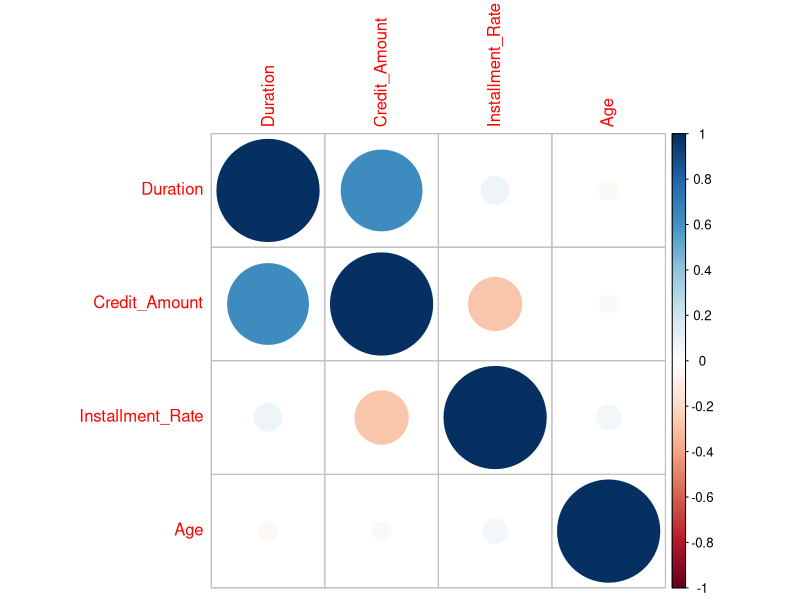
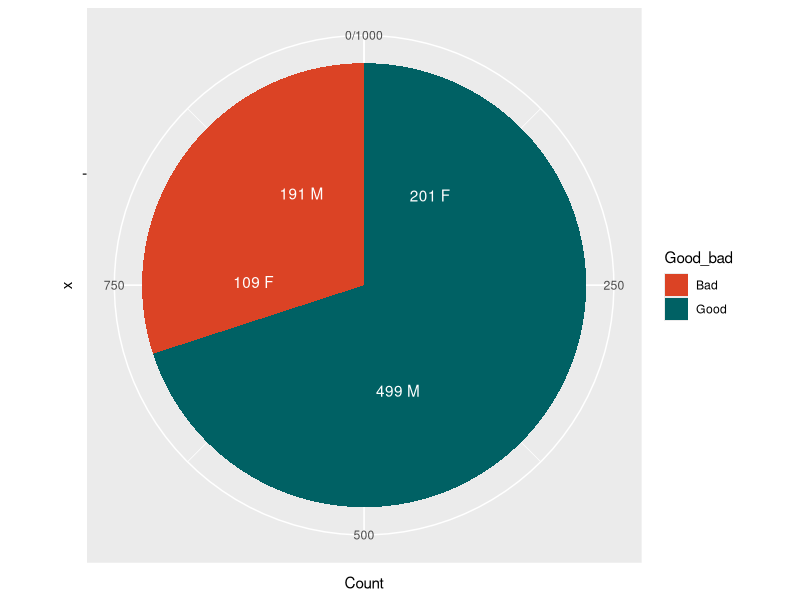
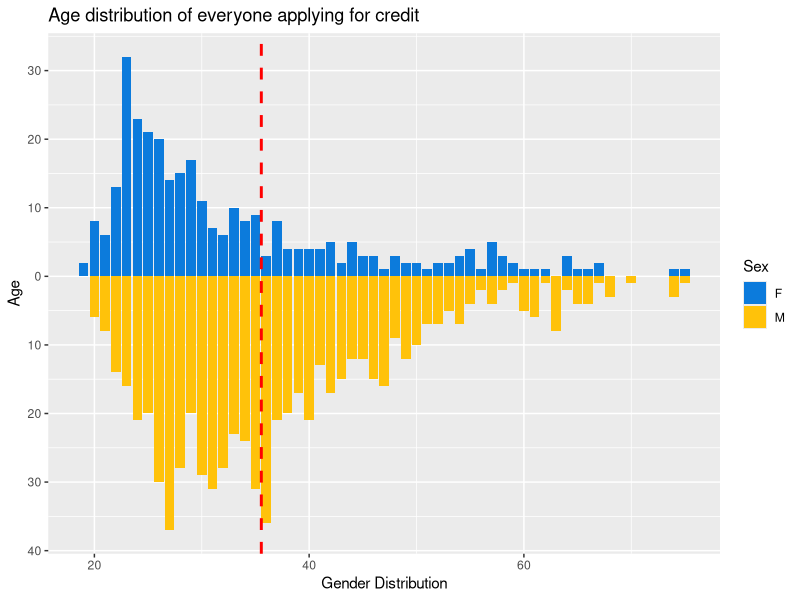
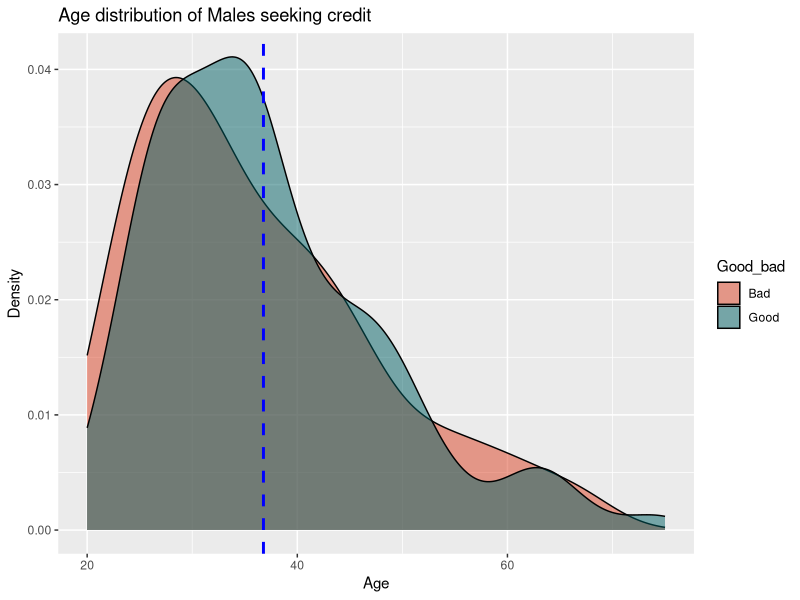
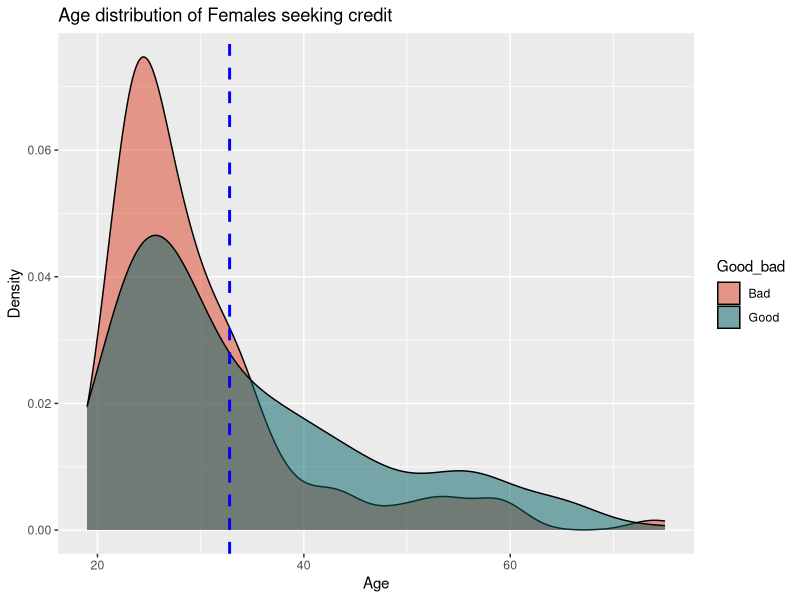
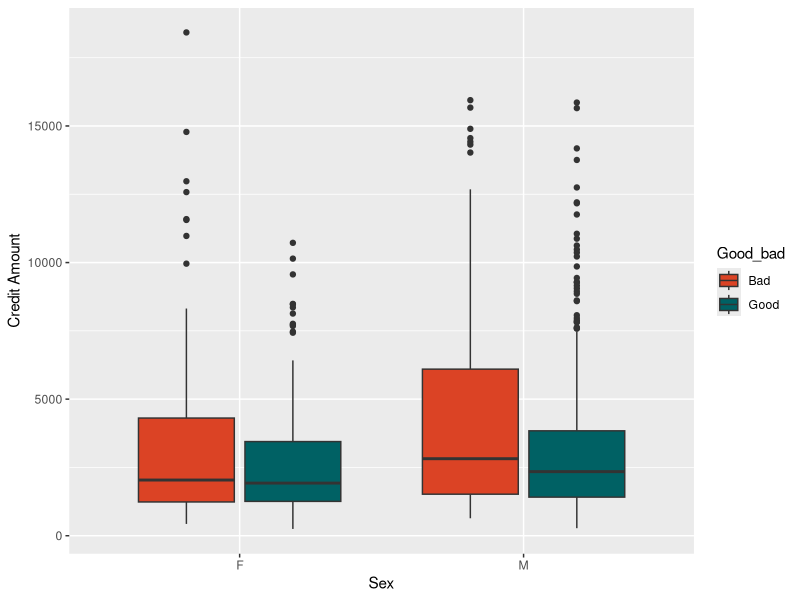
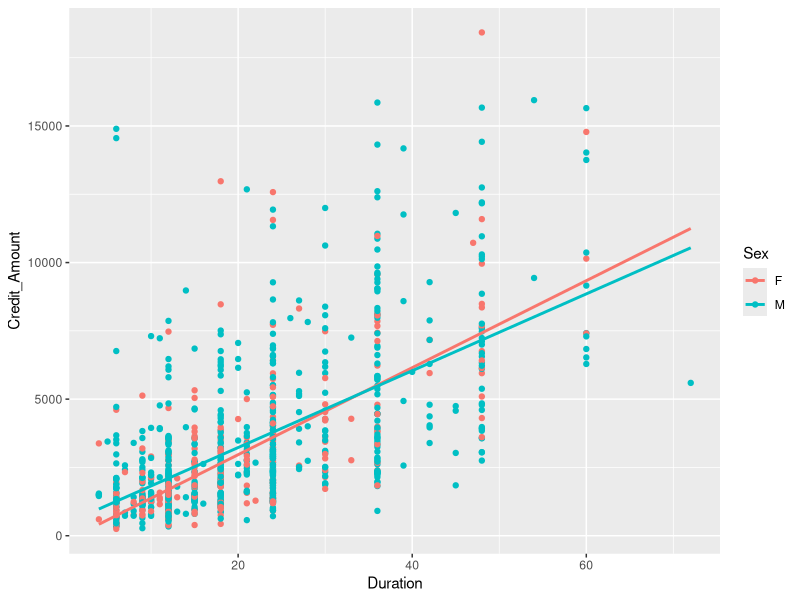
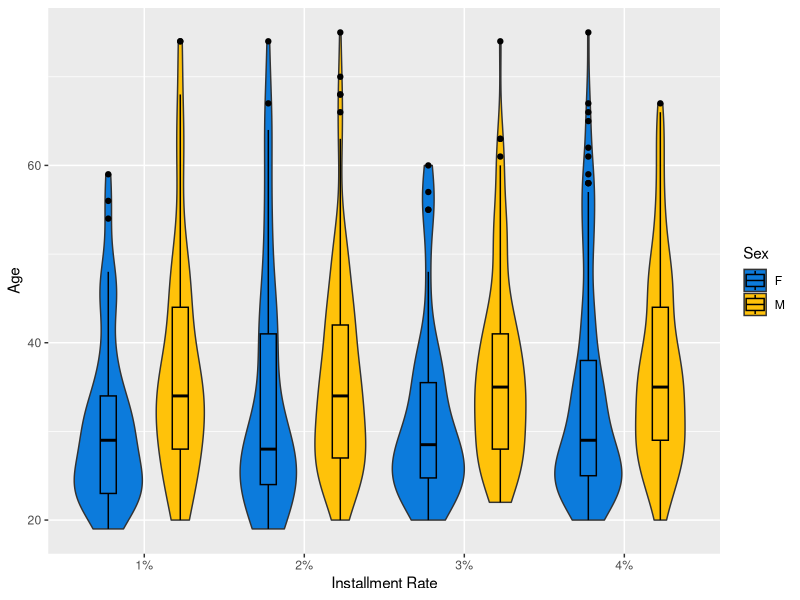

Reproduce these figures in R, in order.
## ---- chunk 1
knitr::opts_chunk$set(echo = TRUE)
## ---- chunk 2
#install.packages("readxl","dplyr","corrplot","ggplot2",'tidyr',"stringr","gridExtra")

library(readxl)
library(dplyr)
library(corrplot)
library(ggplot2)
library(tidyr)
library(stringr)
library(gridExtra)
## ---- chunk 3

german_data <- read_excel("german data.xlsx")

colnames(german_data) = c("Checking_Account","Duration","Credit_History","Purpose","Credit_Amount","Savings_Account","Present_Employement","Installment_Rate","Personal_Status","Guarantors","Residence_Since","Property","Age","Other_Installment_Plan","Housing","Existing_Credit","Job","Dependents","Telephone","Foreign_Worker","Good_bad")


german_data$Good_bad[german_data$Good_bad == 2] <- "Bad"
german_data$Good_bad[german_data$Good_bad == 1] <- "Good"

german_data$Sex[german_data$Personal_Status == "A91" | german_data$Personal_Status == "A93" | german_data$Personal_Status == "A94"] <- "M"
german_data$Sex[german_data$Personal_Status == "A92" | german_data$Personal_Status == "A95"] <- "F"

#german_data$Income = round((german_data$Credit_Amount/german_data$Duration)*(100/german_data$Installment_Rate))

german_data$Age_Category[german_data$Age < 31] <- "Young"
german_data$Age_Category[german_data$Age >30 & german_data$Age < 41] <- "Middle_Age"
german_data$Age_Category[german_data$Age >40 & german_data$Age < 61] <- "Adults"
german_data$Age_Category[german_data$Age >60] <- "Seniors"

german_data_f <- subset(german_data,Sex == "F")
german_data_m <- subset(german_data,Sex == "M")

#converting numerical data to categorical data for box plot
german_data$Installment_Rate_Cat <- paste("B", german_data$Installment_Rate)


german_df <- as.data.frame(
  cbind(
    lapply(
      lapply(german_data, is.na), sum)
    )
  )
colnames(german_df) <- c('Number of Null Values in Column')
rownames(subset(german_df, german_df$nullvalues != 0))
View(german_df)

## ---- chunk 4
library(corrplot)
df <- select(german_data, Duration, Credit_Amount, Installment_Rate, Age)
corrplot(cor(df[,1:4]), method = "circle")

## ---- chunk 5
library(dplyr)
library(ggplot2)
library(tidyr)
library(stringr)

df <- german_data %>% 
   group_by(Good_bad, Sex) %>% 
   summarise(Count = n())

ggplot(df, aes(x = "", y = Count ,fill = Good_bad)) + 
  geom_bar(width = 1, stat = "identity") +
  geom_text(aes(label = paste(Count,Sex)), position = position_stack(vjust = 0.5), color = "white") +
  scale_fill_manual(values = c("#DB4325","#006164")) +
  coord_polar(theta = "y")
## ---- chunk 6
library(ggplot2)
library(dplyr)

pm <- ggplot(german_data_m, aes(Age, fill = Good_bad)) + 
  geom_density(alpha=.5) +
  scale_fill_manual(values = c("#DB4325","#006164")) +
  labs(x = "Age", y = "Density", title = "Age distribution of Males seeking credit") + 
  geom_vline(aes(xintercept=mean(Age)), color="blue", linetype="dashed", size=1)

pf <- ggplot(german_data_f, aes(Age, fill= Good_bad)) + 
  geom_density(alpha=.5) +    
  scale_fill_manual(values = c("#DB4325","#006164")) +
  labs(x = "Age", y = "Density", title = "Age distribution of Females seeking credit") + 
  geom_vline(aes(xintercept=mean(Age)), color="blue", linetype="dashed", size=1)

p <- ggplot(german_data,aes(x=Age ,fill = Sex)) + 
  geom_bar(data=subset(german_data, Sex == "F")) + 
  geom_bar(data=subset(german_data, Sex == "M"),aes(y=..count..*(-1))) + 
  scale_y_continuous(breaks=seq(-40,40,10),labels=abs(seq(-40,40,10))) + 
  scale_fill_manual(values = c("#0C7BDC","#FFC20A")) +
  labs( x= "Gender Distribution", y = "Age", title = "Age distribution of everyone applying for credit") + 
  geom_vline(aes(xintercept=mean(Age)), color="Red", linetype="dashed", size=1)
p
pm
pf

## ---- chunk 7
library(ggplot2)
p2 <- ggplot(german_data,aes(x = Sex, y = Credit_Amount, fill = Good_bad)) + 
   geom_boxplot() +
   labs(y = "Credit Amount") +
   scale_fill_manual(values = c("#DB4325","#006164"))
p2

## ---- chunk 8
library(ggplot2)

ggplot(german_data, aes(x = Duration, y = Credit_Amount, color = Sex)) +
  geom_point() + 
 #geom_smooth(se = FALSE)
  geom_smooth(method=lm, se=FALSE, fullrange = TRUE)
## ---- chunk 9
library(ggplot2)

ggplot(german_data, aes(x = Installment_Rate_Cat, y = Age, fill = Sex)) + 
  geom_violin() + 
  geom_boxplot(color="Black", width=0.2, position = position_dodge(0.9)) +
    scale_fill_manual(values = c("#0C7BDC","#FFC20A")) +
  labs(x = "Installment Rate", y = "Age") +
  scale_x_discrete(limits = c("B 1","B 2","B 3","B 4"),
                   labels = c("1%", "2%", "3%","4%"))

## ---- chunk 10
library(ggplot2)
library(dplyr)
df <- german_data%>% 
  subset(Age_Category == "Young") %>%
  group_by(Property, Sex) %>%
  dplyr::summarise(count = n())
ggplot(df, aes(x = Sex, y = count, fill = Property)) + 
geom_bar(stat = "identity", position = "fill")
## ---- chunk 11
library(ggplot2)
library(dplyr)
library(gridExtra)

df <- german_data %>%
  group_by(Purpose, Good_bad, Sex) %>%
  dplyr::summarise(count = n())

p4_1 <- ggplot(df, aes(x = Purpose, y = count, fill = Good_bad)) + 
    geom_bar(stat = "identity", position = "fill") +
    scale_fill_manual(values = c("#DB4325","#006164")) +
    labs( y = "% of Total", title = "Total") +
    labs( x = "", title = "")+
 scale_x_discrete(limits = c("A40","A41","A42","A43","A44","A45","A46","A48","A49","A410"),
                  labels = c("Car (New)", "Car (Used)", "Furniture","TV","Appliances","Repairs", "Education", "Retraining", "Business","Others")) +
    scale_y_continuous(breaks = c(0.1,0.2,0.3,0.4,0.5,0.6,0.7,0.8,0.9,1.0), labels = c("10%","20%","30%","40%","50%","60%","70%","80%","90%","100%")) +
  theme(axis.text.x = element_text(angle=90))
p4_1

df<- german_data %>% 
  subset(Sex == "F") %>%
  group_by(Purpose,Good_bad) %>%
  dplyr::summarise(count = n())
p4_2 <- ggplot(df, aes(x = Purpose, y = count, fill = Good_bad)) + 
  geom_bar(stat = "identity", position = "fill") +
  scale_fill_manual(values = c("#DB4325","#006164")) +
  #scale_x_discrete(limits = c("A40","A41","A42","A43","A44","A45","A46","A48","A49","A410"),
                   #labels = c("Car (New)", "Car (Used)", "Furniture","TV","Appliances","Repairs", "Education", "Retraining", "Business","Others")) +
  scale_y_continuous(breaks = c(0.1,0.2,0.3,0.4,0.5,0.6,0.7,0.8,0.9,1.0), 
                      labels = c("10%","20%","30%","40%","50%","60%","70%","80%","90%","100%")) +
  theme(axis.text.x = element_blank())+
  labs( y = "% of Total females", tag = "F")


df<- german_data %>% 
  subset(Sex == "M") %>%
  group_by(Purpose, Good_bad) %>%
  dplyr::summarise(count = n())
p4_3 <- ggplot(df,aes(x = Purpose, y = count, fill = Good_bad)) + 
geom_bar(stat = "identity", position = "fill") +
  scale_fill_manual(values = c("#DB4325","#006164")) + 
  scale_x_discrete(limits = c("A40","A41","A42","A43","A44","A45","A46","A48","A49","A410"),
                   labels = c("Car (New)", "Car (Used)", "Furniture","TV","Appliances","Repairs", "Education", "Retraining", "Business","Others")) +
   scale_y_continuous(breaks = c(0.1,0.2,0.3,0.4,0.5,0.6,0.7,0.8,0.9,1.0), 
                      labels = c("10%","20%","30%","40%","50%","60%","70%","80%","90%","100%")) +
  theme(axis.text.x = element_text(angle=90))+
  labs( y = "% of Total males", tag = "M")


grid.arrange(p4_2,p4_3)

